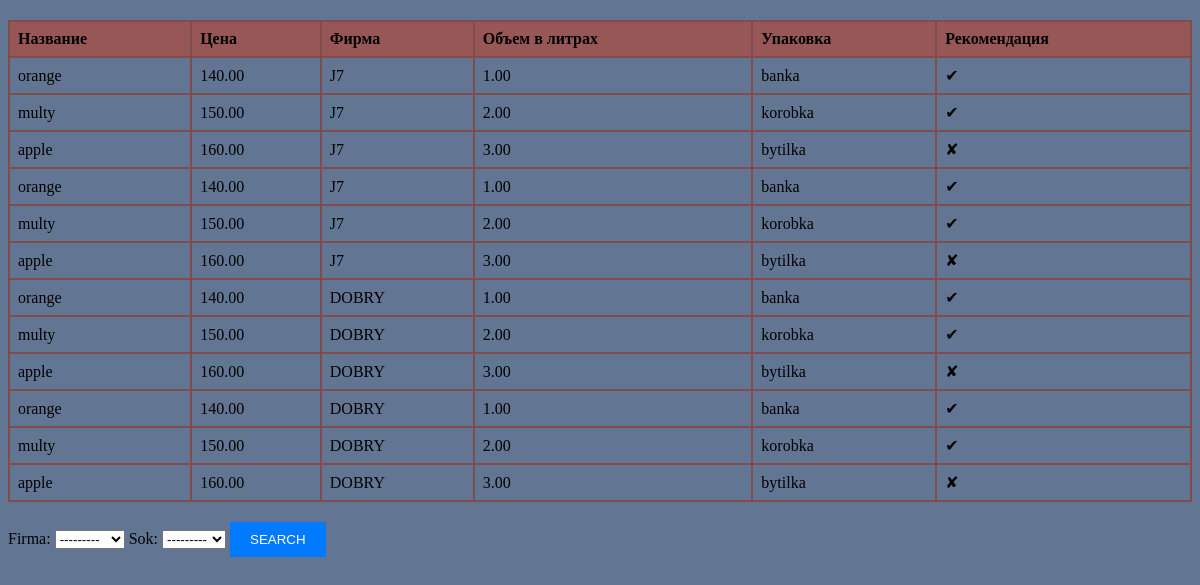
The page /table/1/ on the database its author committed.
### tableconnect/models.py (models this page shows)
class Product(models.Model):
    name = models.CharField(max_length=100)
    price = models.DecimalField(max_digits=10, decimal_places=2)
    firma = models.ForeignKey(Company, on_delete=models.CASCADE)
    volume = models.DecimalField(max_digits=10, decimal_places=2)  # Поле "Объем"
    packaging = models.CharField(max_length=100)  # Поле "Упаковка"
    is_recommended = models.BooleanField(default=False)  # Поле "Рекомендован"
    def __str__(self):
        return self.name

class Company(models.Model):
    title = models.CharField(max_length=20)
    def __str__(self):
        return self.title

### tableconnect/views.py (the view, shortened to what this page needs)
# urls.py: path('table/1/', views.table1, name='sv1'),
def table1(req):
    baza = Product.objects.all()
    anketa = FormJuice()
    print(Company.objects.values_list('title', flat=False))
    bd = []
    for i in baza:
        is_recommended = "✔" if i.is_recommended else "✘"
        bd.append((i.name, i.price, i.firma.title, i.volume, i.packaging, is_recommended))
    title = ('Название', 'Цена', 'Фирма','Объем в литрах','Упаковка','Рекомендация')
    data = {'table': bd, 'title': title, 'forma': anketa}
    return render(req, 'totable.html', context=data)

### tableconnect/myforms.py
class FormJuice(forms.Form):
    all = Company.objects.all()
    firma = forms.ModelChoiceField(Company.objects.all(), required=False)
    sok=forms.ModelChoiceField(Product.objects.all(), required=False)

### templates/totable.html (shortened to what this page needs)
<!DOCTYPE html>
{% load static %}
<html lang="en">
<head>
    <link rel="stylesheet" href="{% static 'main.css' %}">
</head>
<body>
    <table>
        <tr>
            {% for t in title %}
                <th>{{ t }}</th>
            {% endfor %}
        </tr>
        {% for t in table %}
            <tr>
                {% for one in t %}
                    <td>{{ one }}</td>
                {% endfor %}
            </tr>
        {% endfor %}
    </table>
<form action="" method="post">
    {{ forma }}
    <input type="submit" value="SEARCH">
</form>
</body>
</html>

### tableconnect/static/main.css (style rules this page uses)
table { width: 100%; border-collapse: collapse; margin-top: 20px; margin-bottom: 20px; }
th, td { border: 2px solid #804c4c; padding: 8px; text-align: left; }
th { background-color: #985757; }
input[type="submit"] { background-color: #007bff; color: #ffffff; padding: 10px 20px; border: none; cursor: pointer; transition: background-color 0.3s; }
body { background-color: #627694; }

### rows shown on the page
Product: t "orange" "140.00" "1.00" "banka"
Company: t "J7" "J7" "J7" "J7" "J7" "J7"
Product: t "multy" "150.00" "2.00" "korobka"
Product: t "apple" "160.00" "3.00" "bytilka"
Product: t "orange" "140.00" "1.00" "banka"
Product: t "multy" "150.00" "2.00" "korobka"
Product: t "apple" "160.00" "3.00" "bytilka"
Product: t "orange" "140.00" "1.00" "banka"
Company: t "DOBRY" "DOBRY" "DOBRY" "DOBRY" "DOBRY" "DOBRY"
Product: t "multy" "150.00" "2.00" "korobka"
Product: t "apple" "160.00" "3.00" "bytilka"
Product: t "orange" "140.00" "1.00" "banka"
Product: t "multy" "150.00" "2.00" "korobka"
Product: t "apple" "160.00" "3.00" "bytilka"

### other values the page prints
{{ t }} "Название" "Цена" "Фирма" "Объем в литрах" "Упаковка" "Рекомендация"
{{ one }} "✔" "✔" "✘" "✔" "✔" "✘" "✔" "✔" "✘" "✔" "✔" "✘"
